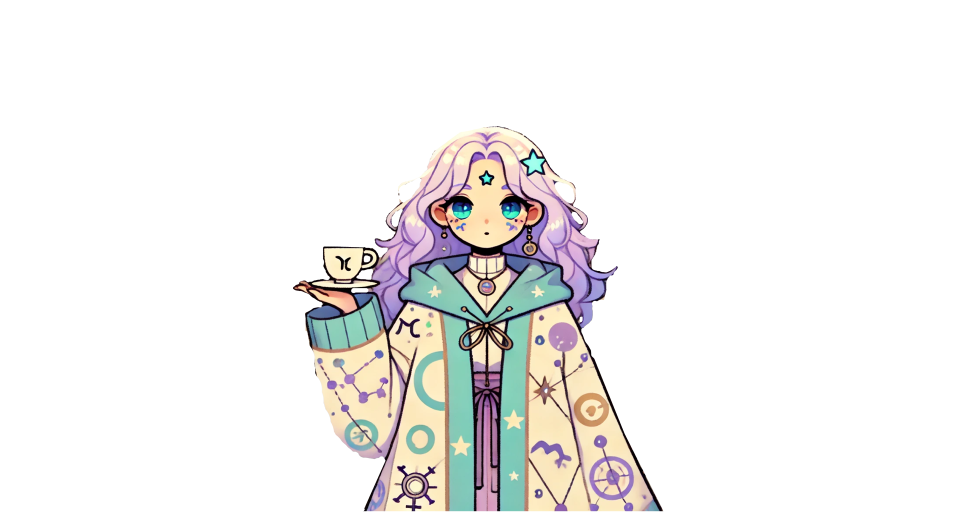
#> input picture content/animation/images/scenes/astrology_by_coffee/coffee/body/coffee_body.png, 1920 x 1024 px, found by its file name (shown at 1/2 size); the run also reads 3 pictures not shown here
$ python render_charachters_sequence.py
#> lines starting #> are read from the running program, lines starting #| are printed output that depends on the picture
import os
from PIL import Image
import numpy as np # For math functions like sin, pi
import logging
import random
import math # For math.sin

# --- Basic Logger Setup ---
def setup_simple_logger(log_file_path, level=logging.INFO):
    # Use a unique name for the logger to prevent conflicts if script is run multiple times/ways
    logger_name = os.path.basename(log_file_path).split('.')[0] + "_" + str(random.randint(1,10000))
    logger = logging.getLogger(logger_name)
    logger.setLevel(level)
    if logger.hasHandlers(): # Clear existing handlers for this specific logger instance
        logger.handlers.clear()

    formatter = logging.Formatter('%(asctime)s - %(levelname)s - %(filename)s:%(lineno)d - %(message)s')

    # Console Handler
    ch = logging.StreamHandler()
    ch.setLevel(level)
    ch.setFormatter(formatter)
    logger.addHandler(ch)

    # File Handler
    log_dir = os.path.dirname(log_file_path)
    if log_dir:
        os.makedirs(log_dir, exist_ok=True)
    fh = logging.FileHandler(log_file_path, mode='w')
    fh.setLevel(level)
    fh.setFormatter(formatter)
    logger.addHandler(fh)
    return logger

# --- Configuration ---
MAIN_OUTPUT_DIR = r"D:\AI\astrology_by_coffee_v1\video\char_sequences"
os.makedirs(MAIN_OUTPUT_DIR, exist_ok=True)

LOG_FILE = os.path.join(MAIN_OUTPUT_DIR, "prerender_granular_layers_zodiac_left_v3.log") # New log name
logger = setup_simple_logger(LOG_FILE)

logger.info("Starting pre-render script for SEPARATE transparent animated layers (Zodiac Moved Further Left v3)...")

# Image Paths
COFFEE_BODY_PATH = r"D:\AI\astrology_by_coffee_v1\images\scene\coffee_body.png"
COFFEE_BLINK_IMAGE_PATH = r"D:\AI\astrology_by_coffee_v1\images\scene\coffee_blinks.png"
SMOKE_1_PATH = r"D:\AI\astrology_by_coffee_v1\images\scene\smoke_1.png"
SMOKE_2_PATH = r"D:\AI\astrology_by_coffee_v1\images\scene\smoke_2.png"
SMOKE_3_PATH = r"D:\AI\astrology_by_coffee_v1\images\scene\smoke_3.png"

ZODIAC_IMAGE_PATH = r"D:\AI\astrology_by_coffee_v1\images\scene\coffee_zodiac_resized_500x500.png"
NEBBLES_BODY_PATH = r"D:\AI\astrology_by_coffee_v1\images\scene\nebbles_body.png"
NEBBLES_EYES_IMAGE_PATH = r"D:\AI\astrology_by_coffee_v1\images\scene\nebbles_eyes.png"

# Animation Parameters
VIDEO_DURATION_MINUTES = 11
VIDEO_DURATION_SECONDS = 11
# For testing, uncomment below and comment out the full duration
# VIDEO_DURATION_MINUTES = 0
# VIDEO_DURATION_SECONDS = 5 # Short duration for testing
TOTAL_DURATION = (VIDEO_DURATION_MINUTES * 60) + VIDEO_DURATION_SECONDS
FPS = 24

CANVAS_WIDTH = 1920
CANVAS_HEIGHT = 1080
CANVAS_SIZE = (CANVAS_WIDTH, CANVAS_HEIGHT)

TEST_FRAME_TIME = 5.0

# Coffee Blink Animation Parameters
COFFEE_BLINK_MIN_INTERVAL = 7.0
COFFEE_BLINK_MAX_INTERVAL = 15.0
COFFEE_BLINK_DURATION = 0.2

# Nebbles Eye Animation Parameters
NEBBLES_EYE_POSES = {"DEFAULT": (0, 0), "UP": (-8, -10), "DOWN": (0, 10)}
NEBBLES_ACTIVE_POSE_KEYS = ["UP", "DOWN"]
NEBBLES_POSE_HOLD_DURATION = 10.0
NEBBLES_EVENT_SLOT_DURATION = 20.0
NEBBLES_EYES_RELATIVE_OFFSET_X = 0
NEBBLES_EYES_RELATIVE_OFFSET_Y = 0


# Nebbles Body Placement Parameters (Offset from canvas center)
NEBBLES_BODY_CENTER_OFFSET_X = -20
NEBBLES_BODY_CENTER_OFFSET_Y = 40

# Zodiac Placement Parameters (Offset from canvas center)
# Original X offset was 205. Moved left by another 15px.
ZODIAC_CENTER_OFFSET_X = 205 - 15 # New X offset = 190
ZODIAC_CENTER_OFFSET_Y = 340
ZODIAC_ROTATION_PERIOD = 30.0

# Smoke Animation Parameters
smoke_params = {
    "smoke_1": {"min": 0.1, "max": 0.6, "period": 4.5, "phase": 0.0,        "base_x": 0, "base_y": -30},
    "smoke_2": {"min": 0.05, "max": 0.5, "period": 6.0, "phase": np.pi / 2, "base_x": -30, "base_y": -50},
    "smoke_3": {"min": 0.15, "max": 0.7, "period": 3.5, "phase": np.pi,     "base_x": 30, "base_y": -20},
}

# Output folder names for PNG sequences
COFFEE_FINAL_ANIM_OUTPUT_FOLDER = os.path.join(MAIN_OUTPUT_DIR, "coffee_final_animation_rgba_frames")
NEBBLES_FINAL_ANIM_OUTPUT_FOLDER = os.path.join(MAIN_OUTPUT_DIR, "nebbles_final_animation_rgba_frames")
TEST_FRAMES_OUTPUT_FOLDER = os.path.join(MAIN_OUTPUT_DIR, "test_frames")
os.makedirs(COFFEE_FINAL_ANIM_OUTPUT_FOLDER, exist_ok=True)
os.makedirs(NEBBLES_FINAL_ANIM_OUTPUT_FOLDER, exist_ok=True)
os.makedirs(TEST_FRAMES_OUTPUT_FOLDER, exist_ok=True)


# --- Global variables for animation states ---
coffee_next_blink_time_global = 0.0
coffee_blink_end_time_global = 0.0
GLOBAL_Y_SHIFT_DOWN = 30

# --- Helper Function ---
def read_image_rgba(path, image_description="Image"):
#> called with image_description = 'Coffee Body'
    logger.debug(f"Reading {image_description}: {path}")
    try:
        img = Image.open(path).convert('RGBA')
#> img is the input picture: PIL image 1920x1024 RGBA; mean R, G, B, A 222.6, 219.8, 218.7, 47.4
#> call 2 of read_image_rgba, with image_description = 'Coffee Blink'
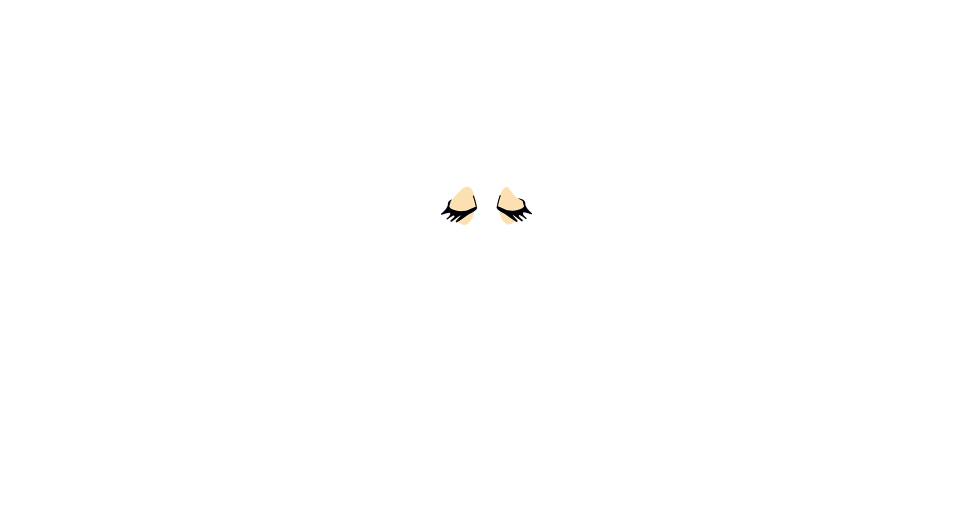
#> input picture content/animation/images/scenes/astrology_by_coffee/coffee/eyes/coffee_blinks.png, 1920 x 1024 px, found by its file name (shown at 1/2 size)
#> in read_image_rgba, img is the input picture: PIL image 1920x1024 RGBA; mean R, G, B, A 254.3, 254.2, 254, 0.8
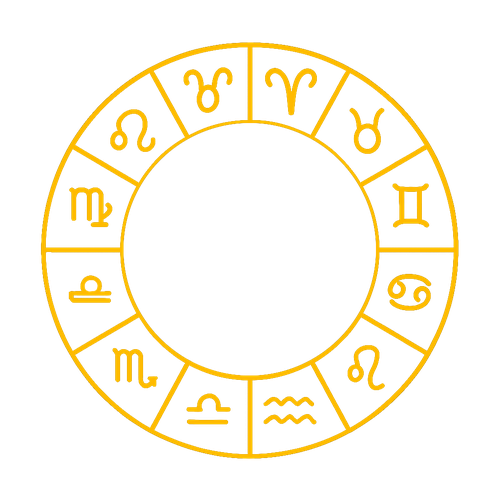
#> input picture content/animation/images/scenes/astrology_by_coffee/props/coffee_zodiac_resized_500x500.png, 500 x 500 px, found by its file name
#> in read_image_rgba, img is the input picture: PIL image 500x500 RGBA; mean R, G, B, A 32.9, 24.6, 0.8, 21.1
        logger.info(f"Successfully loaded {image_description}: {path} (Size: {img.size})")
        return img
    except FileNotFoundError:
        logger.error(f"{image_description} file not found: {path}")
        return None
    except Exception as e:
        logger.exception(f"Error loading {image_description} {path}: {e}")
        return None

def get_animated_opacity(t, min_opacity, max_opacity, period, phase_offset):
    if period == 0: return max_opacity
    normalized_oscillation = (math.sin((2 * math.pi * t / period) + phase_offset) + 1) / 2.0
    opacity = min_opacity + (max_opacity - min_opacity) * normalized_oscillation
    return max(0.0, min(1.0, opacity))

# --- Nebbles Eye Animation Logic ---
def get_nebbles_eye_animation_offset(t, current_video_total_duration):
    if current_video_total_duration <= 0:
        return NEBBLES_EYE_POSES["DEFAULT"]
    slot_index = int(t / NEBBLES_EVENT_SLOT_DURATION)
    time_in_slot = t % NEBBLES_EVENT_SLOT_DURATION
    if time_in_slot < NEBBLES_POSE_HOLD_DURATION:
        if slot_index == 0:
            return NEBBLES_EYE_POSES["DEFAULT"]
        else:
            random_generator = random.Random(slot_index)
            chosen_active_pose_key = random_generator.choice(NEBBLES_ACTIVE_POSE_KEYS)
            return NEBBLES_EYE_POSES[chosen_active_pose_key]
    else:
        return NEBBLES_EYE_POSES["DEFAULT"]

# --- Frame Generation Function for FINAL COFFEE Layer ---
def make_final_coffee_frame(t, coffee_body_img, coffee_blink_img, smoke_images_dict, smoke_anim_params_dict):
#> called with t = 5
    global coffee_next_blink_time_global, coffee_blink_end_time_global

    current_frame_pil = Image.new('RGBA', CANVAS_SIZE, (0, 0, 0, 0))
#> current_frame_pil: PIL image 1920x1080 RGBA; every value is 0
    cb_canvas_center_x = CANVAS_SIZE[0] // 2
    cb_canvas_center_y = CANVAS_SIZE[1] // 2

    if coffee_body_img:
        cb_paste_x = cb_canvas_center_x - (coffee_body_img.width // 2)
#> cb_paste_x = 0
        cb_paste_y = (cb_canvas_center_y - (coffee_body_img.height // 2)) + GLOBAL_Y_SHIFT_DOWN
#> cb_paste_y = 58
    else:
        cb_paste_x = 0
        cb_paste_y = 0 + GLOBAL_Y_SHIFT_DOWN
        logger.warning(f"Coffee body image not available for frame at t={t:.2f}s. Smoke/blink position might be off.")

    for smoke_name, smoke_original_img in smoke_images_dict.items():
        if not smoke_original_img: continue
        params = smoke_anim_params_dict[smoke_name]
        opacity = get_animated_opacity(t, params["min"], params["max"], params["period"], params["phase"])
        smoke_to_animate = smoke_original_img.copy()
        alpha_channel = smoke_to_animate.getchannel('A')
        clamped_opacity = max(0.0, min(1.0, opacity))
        modified_alpha_data = [int(p * clamped_opacity) for p in alpha_channel.getdata()]
        modified_alpha_channel = Image.new('L', alpha_channel.size)
        modified_alpha_channel.putdata(modified_alpha_data)
        smoke_to_animate.putalpha(modified_alpha_channel)
        smoke_paste_x = cb_paste_x + params["base_x"]
        smoke_paste_y = cb_paste_y + params["base_y"]
        current_frame_pil.paste(smoke_to_animate, (smoke_paste_x, smoke_paste_y), smoke_to_animate)
#> this loop made 3 passes
#> (smoke_name, normalized_oscillation in get_animated_opacity, opacity, clamped_opacity, smoke_paste_x, smoke_paste_y) on passes 1 to 3: ('smoke_1', 0.821, 0.511, 0.511, 0, 28), ('smoke_2', 0.75, 0.388, 0.388, -30, 8), ('smoke_3', 0.283, 0.306, 0.306, 30, 38)
#> pass 1, in make_final_coffee_frame, `alpha_channel = smoke_to_animate.getchannel('A')`:
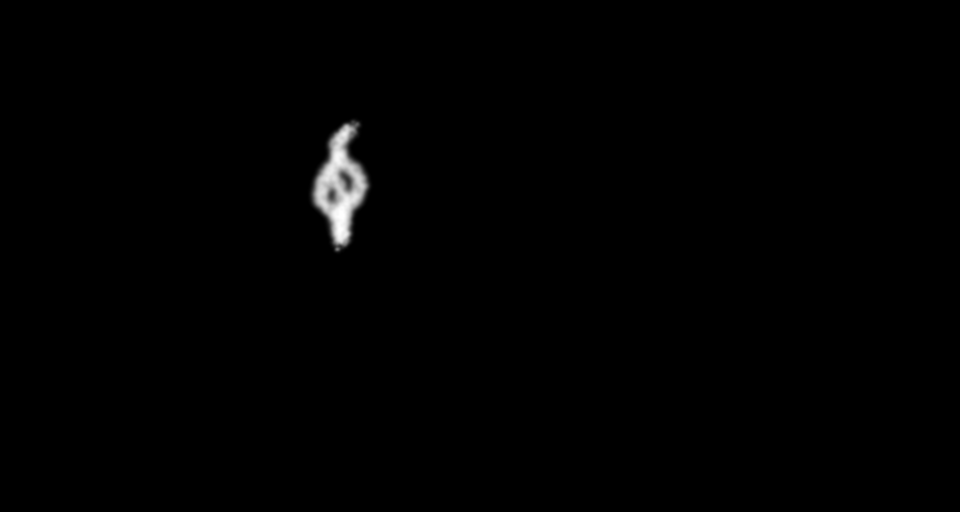
#> alpha_channel: PIL image 1920x1024 L (shown at 1/2 size); min 0, max 255, mean 1.4

    if coffee_body_img:
        current_frame_pil.paste(coffee_body_img, (cb_paste_x, cb_paste_y), coffee_body_img)
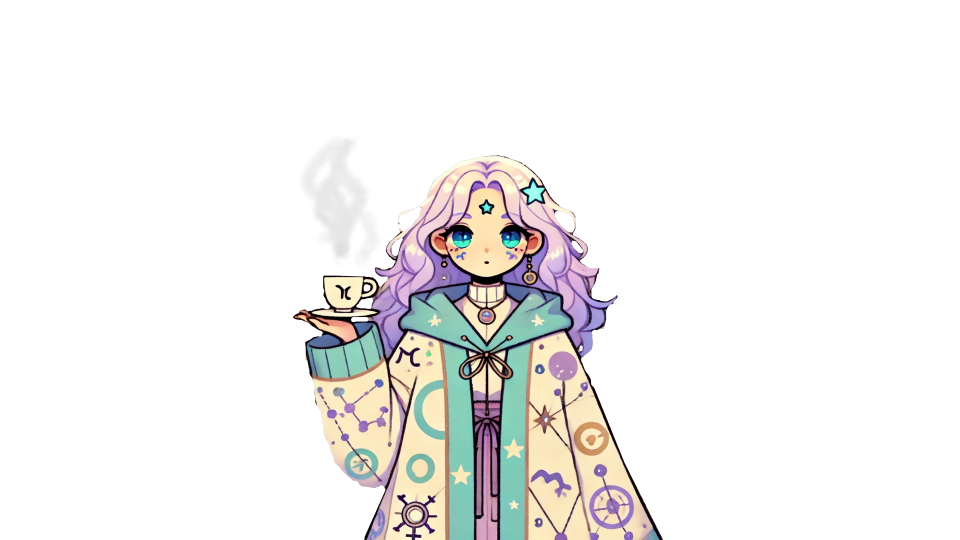
#> current_frame_pil: PIL image 1920x1080 RGBA (shown at 1/2 size); mean R, G, B, A 32.9, 31.7, 30.4, 45.2; transparent parts drawn white

    is_coffee_blinking_now = False
    if t >= coffee_blink_end_time_global:
        if t >= coffee_next_blink_time_global:
            is_coffee_blinking_now = True
            coffee_blink_end_time_global = t + COFFEE_BLINK_DURATION
#> coffee_blink_end_time_global = 5.2
            coffee_next_blink_time_global = coffee_blink_end_time_global + \
                                           random.uniform(COFFEE_BLINK_MIN_INTERVAL, COFFEE_BLINK_MAX_INTERVAL)
#> coffee_next_blink_time_global = 15.56
    elif t < coffee_blink_end_time_global and t >= (coffee_blink_end_time_global - COFFEE_BLINK_DURATION):
        is_coffee_blinking_now = True

    if is_coffee_blinking_now and coffee_blink_img:
        current_frame_pil.paste(coffee_blink_img, (cb_paste_x, cb_paste_y), coffee_blink_img)

    return current_frame_pil

# --- Frame Generation Function for FINAL NEBBLES Layer (Placement Updated) ---
def make_final_nebbles_frame(t, zodiac_img, nebbles_body_img, nebbles_eyes_img, video_total_duration):
#> called with t = 5, video_total_duration = 671
    current_frame_pil = Image.new('RGBA', CANVAS_SIZE, (0, 0, 0, 0))
    canvas_center_x = CANVAS_SIZE[0] // 2
    canvas_center_y = CANVAS_SIZE[1] // 2

    # 1. Spinning Zodiac - uses ZODIAC_CENTER_OFFSET_X/Y
    if zodiac_img:
        angle_degrees = -(t / ZODIAC_ROTATION_PERIOD) * 360; angle_degrees %= -360
        resample_filter_rotate = Image.Resampling.BICUBIC if hasattr(Image, "Resampling") else Image.BICUBIC
        rotated_zodiac = zodiac_img.rotate(angle_degrees, resample=resample_filter_rotate, expand=False)
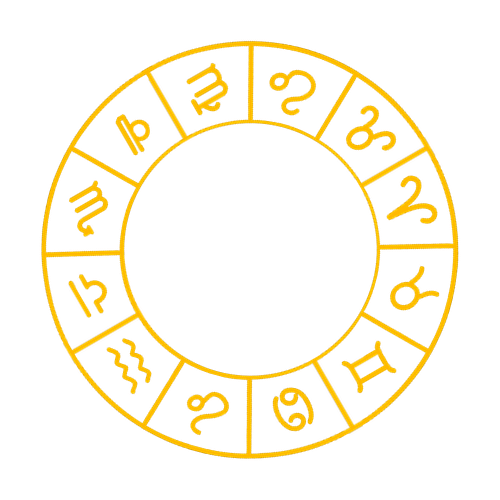
#> rotated_zodiac: PIL image 500x500 RGBA; mean R, G, B, A 31.3, 22.7, 0.6, 21; transparent parts drawn white

        target_zodiac_center_x = canvas_center_x + ZODIAC_CENTER_OFFSET_X
        target_zodiac_center_y = canvas_center_y + ZODIAC_CENTER_OFFSET_Y
        zodiac_paste_x = int(round(target_zodiac_center_x - rotated_zodiac.width / 2))
#> zodiac_paste_x = 900
        zodiac_paste_y = int(round(target_zodiac_center_y - rotated_zodiac.height / 2))
#> zodiac_paste_y = 630
        current_frame_pil.paste(rotated_zodiac, (zodiac_paste_x, zodiac_paste_y), rotated_zodiac)
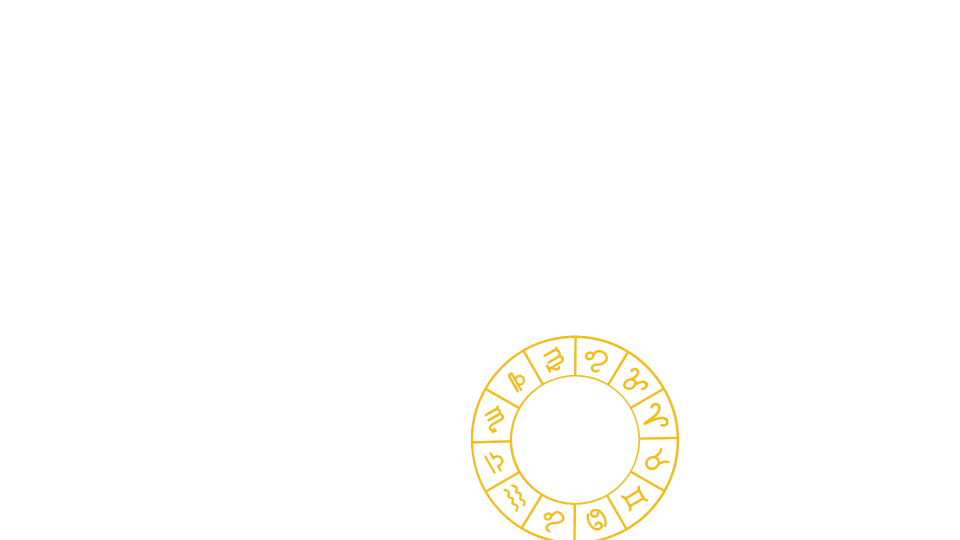
#> current_frame_pil: PIL image 1920x1080 RGBA (shown at 1/2 size); mean R, G, B, A 2.4, 1.8, 0, 2.2; transparent parts drawn white

    # 2. Nebbles Body - uses NEBBLES_BODY_CENTER_OFFSET_X/Y
    if nebbles_body_img:
        target_nebbles_body_center_x = canvas_center_x + NEBBLES_BODY_CENTER_OFFSET_X
        target_nebbles_body_center_y = canvas_center_y + NEBBLES_BODY_CENTER_OFFSET_Y

        nb_paste_x = int(round(target_nebbles_body_center_x - nebbles_body_img.width / 2))
        nb_paste_y = int(round(target_nebbles_body_center_y - nebbles_body_img.height / 2))
        current_frame_pil.paste(nebbles_body_img, (nb_paste_x, nb_paste_y), nebbles_body_img)

        # 3. Nebbles Eyes
        if nebbles_eyes_img:
            eye_anim_offset_x, eye_anim_offset_y = get_nebbles_eye_animation_offset(t, video_total_duration)

            final_eye_paste_x = nb_paste_x + NEBBLES_EYES_RELATIVE_OFFSET_X + eye_anim_offset_x
            final_eye_paste_y = nb_paste_y + NEBBLES_EYES_RELATIVE_OFFSET_Y + eye_anim_offset_y

            current_frame_pil.paste(nebbles_eyes_img, (final_eye_paste_x, final_eye_paste_y), nebbles_eyes_img)

    return current_frame_pil

# --- Function to Render Test Frames ---
def render_test_frames(time_t, coffee_assets, nebbles_assets, video_duration_for_nebbles_eyes):
    global coffee_next_blink_time_global, coffee_blink_end_time_global

    logger.info(f"Rendering test frames at t={time_t:.2f}s...")
    original_next_blink = coffee_next_blink_time_global
    original_blink_end = coffee_blink_end_time_global

    logger.info("Generating test frame for Coffee sequence...")
    test_coffee_frame = make_final_coffee_frame(time_t,
                                                coffee_assets["body"],
                                                coffee_assets["blink"],
                                                coffee_assets["smokes"],
                                                coffee_assets["smoke_params"])
    test_coffee_output_path = os.path.join(TEST_FRAMES_OUTPUT_FOLDER, f"test_coffee_frame_t{time_t:.1f}s_shifted_down.png")
    try:
        test_coffee_frame.save(test_coffee_output_path)
        logger.info(f"Saved Coffee test frame to: {test_coffee_output_path}")
    except Exception as e:
        logger.exception(f"Error saving Coffee test frame: {e}")

    coffee_next_blink_time_global = original_next_blink
    coffee_blink_end_time_global = original_blink_end

    logger.info("Generating test frame for Nebbles sequence...")
    test_nebbles_frame = make_final_nebbles_frame(time_t,
                                                  nebbles_assets["zodiac"],
                                                  nebbles_assets["body"],
                                                  nebbles_assets["eyes"],
                                                  video_duration_for_nebbles_eyes)
    test_nebbles_output_path = os.path.join(TEST_FRAMES_OUTPUT_FOLDER, f"test_nebbles_frame_t{time_t:.1f}s_zodiac_left_v2.png") # New test name
    try:
        test_nebbles_frame.save(test_nebbles_output_path)
        logger.info(f"Saved Nebbles test frame to: {test_nebbles_output_path}")
    except Exception as e:
        logger.exception(f"Error saving Nebbles test frame: {e}")
    logger.info("Test frame generation complete.")


# --- Main Execution Logic ---
if __name__ == "__main__":
    logger.info("Loading all images for potential test and full render...")
    coffee_body_img_loaded = read_image_rgba(COFFEE_BODY_PATH, "Coffee Body")
    coffee_blink_img_loaded = read_image_rgba(COFFEE_BLINK_IMAGE_PATH, "Coffee Blink")
    smoke_images_loaded = {
        "smoke_1": read_image_rgba(SMOKE_1_PATH, "Smoke 1"),
        "smoke_2": read_image_rgba(SMOKE_2_PATH, "Smoke 2"),
        "smoke_3": read_image_rgba(SMOKE_3_PATH, "Smoke 3"),
    }
    zodiac_img_loaded = read_image_rgba(ZODIAC_IMAGE_PATH, "Resized Zodiac")
    nebbles_body_img_loaded = read_image_rgba(NEBBLES_BODY_PATH, "Nebbles Body")
    nebbles_eyes_img_loaded = read_image_rgba(NEBBLES_EYES_IMAGE_PATH, "Nebbles Eyes")

    coffee_assets_for_test = {
        "body": coffee_body_img_loaded,
        "blink": coffee_blink_img_loaded,
        "smokes": smoke_images_loaded,
        "smoke_params": smoke_params
    }
    nebbles_assets_for_test = {
        "zodiac": zodiac_img_loaded,
        "body": nebbles_body_img_loaded,
        "eyes": nebbles_eyes_img_loaded
    }

    coffee_next_blink_time_global = random.uniform(COFFEE_BLINK_MIN_INTERVAL / 3, COFFEE_BLINK_MAX_INTERVAL / 3)
    logger.info(f"Initial Coffee blink (for test or full render) scheduled around t={coffee_next_blink_time_global:.2f}s")

    render_test_frames(TEST_FRAME_TIME, coffee_assets_for_test, nebbles_assets_for_test, TOTAL_DURATION)

    total_png_frames = int(TOTAL_DURATION * FPS) * 2
    confirm = input(f"Test frames saved. This script will now render {total_png_frames} PNG frames ({TOTAL_DURATION/60:.2f} minutes per character sequence). This will take a VERY LONG TIME and a lot of disk space. Are you sure you want to proceed? (yes/no): ")
#> the answer given: out.png

    if confirm.lower() == 'yes':
        logger.info("User confirmed. Starting full sequence rendering...")

        coffee_next_blink_time_global = random.uniform(COFFEE_BLINK_MIN_INTERVAL / 3, COFFEE_BLINK_MAX_INTERVAL / 3)
        coffee_blink_end_time_global = 0.0
        logger.info(f"Re-initialized Coffee blink (for full render) scheduled around t={coffee_next_blink_time_global:.2f}s")

        logger.info(f"Starting FINAL COFFEE (smoke, body, blinks) pre-render to: {COFFEE_FINAL_ANIM_OUTPUT_FOLDER}")
        for i in range(int(TOTAL_DURATION * FPS)):
            t = i / FPS
            if i % (FPS * 30) == 0:
                logger.info(f"Coffee Final Anim: Processing frame {i}/{int(TOTAL_DURATION * FPS)} (t={t:.2f}s)")
            frame_pil = make_final_coffee_frame(t, coffee_body_img_loaded, coffee_blink_img_loaded,
                                                smoke_images_loaded, smoke_params)
            try:
                frame_pil.save(os.path.join(COFFEE_FINAL_ANIM_OUTPUT_FOLDER, f"coffee_final_frame_{i:05d}.png"))
            except Exception as e:
                logger.exception(f"Error saving Coffee Final frame {i}: {e}"); break
        logger.info("FINAL COFFEE animation pre-render finished.")

        logger.info(f"Starting FINAL NEBBLES (zodiac, body, eyes) pre-render to: {NEBBLES_FINAL_ANIM_OUTPUT_FOLDER}")
        for i in range(int(TOTAL_DURATION * FPS)):
            t = i / FPS
            if i % (FPS * 30) == 0:
                logger.info(f"Nebbles Final Anim: Processing frame {i}/{int(TOTAL_DURATION * FPS)} (t={t:.2f}s)")
            frame_pil = make_final_nebbles_frame(t, zodiac_img_loaded, nebbles_body_img_loaded,
                                                 nebbles_eyes_img_loaded, TOTAL_DURATION)
            try:
                frame_pil.save(os.path.join(NEBBLES_FINAL_ANIM_OUTPUT_FOLDER, f"nebbles_final_frame_{i:05d}.png"))
            except Exception as e:
                logger.exception(f"Error saving Nebbles Final frame {i}: {e}"); break
        logger.info("FINAL NEBBLES animation pre-render finished.")
    else:
        logger.info("Full pre-rendering cancelled by user.")

    logger.info("All pre-render sequences script finished.")
